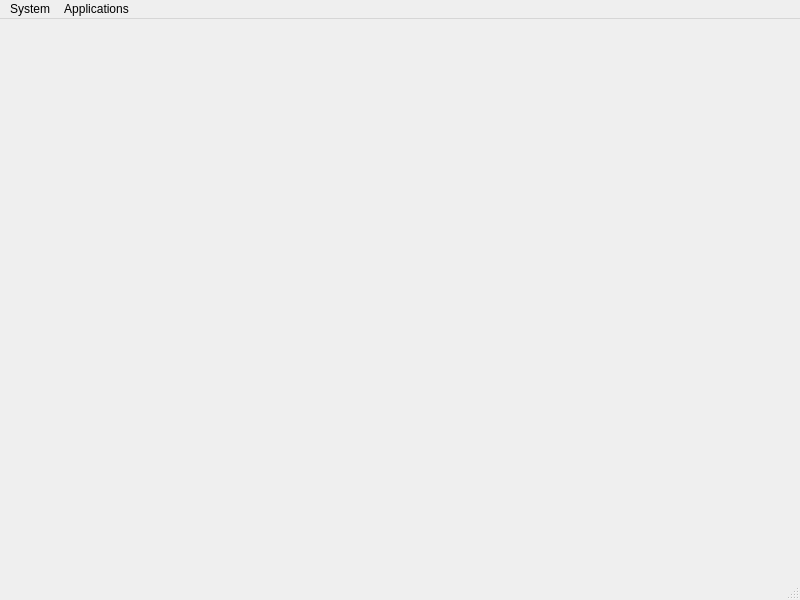
<?xml version="1.0" encoding="UTF-8"?>
<ui version="4.0">
 <class>MainWindow</class>
 <widget class="QMainWindow" name="MainWindow">
  <property name="geometry">
   <rect>
    <x>0</x>
    <y>0</y>
    <width>800</width>
    <height>600</height>
   </rect>
  </property>
  <property name="windowTitle">
   <string>MyOperatingSystem</string>
  </property>
  <widget class="QWidget" name="centralwidget"/>
  <widget class="QMenuBar" name="menubar">
   <property name="geometry">
    <rect>
     <x>0</x>
     <y>0</y>
     <width>800</width>
     <height>21</height>
    </rect>
   </property>
   <widget class="QMenu" name="menuSystem">
    <property name="title">
     <string>System</string>
    </property>
    <addaction name="actionlock"/>
    <addaction name="actionshutdown"/>
    <addaction name="actionsetwallpaper"/>
   </widget>
   <widget class="QMenu" name="menuApplications">
    <property name="title">
     <string>Applications</string>
    </property>
    <addaction name="actioncalculator"/>
    <addaction name="actioncalendar"/>
    <addaction name="actionMemory_Monitor"/>
    <addaction name="actionFile_System"/>
    <addaction name="separator"/>
   </widget>
   <addaction name="menuSystem"/>
   <addaction name="menuApplications"/>
  </widget>
  <widget class="QStatusBar" name="statusbar"/>
  <action name="actionlock">
   <property name="text">
    <string>lock</string>
   </property>
  </action>
  <action name="actionreboot">
   <property name="text">
    <string>reboot</string>
   </property>
  </action>
  <action name="actionshutdown">
   <property name="text">
    <string>shutdown</string>
   </property>
  </action>
  <action name="actionnew">
   <property name="text">
    <string>new</string>
   </property>
  </action>
  <action name="actionopen">
   <property name="text">
    <string>open</string>
   </property>
  </action>
  <action name="actioncalculator">
   <property name="text">
    <string>Calculator</string>
   </property>
  </action>
  <action name="actionclock">
   <property name="text">
    <string>clock</string>
   </property>
  </action>
  <action name="actioncalendar">
   <property name="text">
    <string>Calendar</string>
   </property>
  </action>
  <action name="actionsetwal">
   <property name="text">
    <string>setbackground</string>
   </property>
  </action>
  <action name="actionsetwallpaper">
   <property name="text">
    <string>setwallpaper</string>
   </property>
  </action>
  <action name="actionMemory_Monitor">
   <property name="text">
    <string>Memory Monitor</string>
   </property>
  </action>
  <action name="actionFile_System">
   <property name="text">
    <string>File System</string>
   </property>
  </action>
 </widget>
 <resources/>
 <connections/>
</ui>
